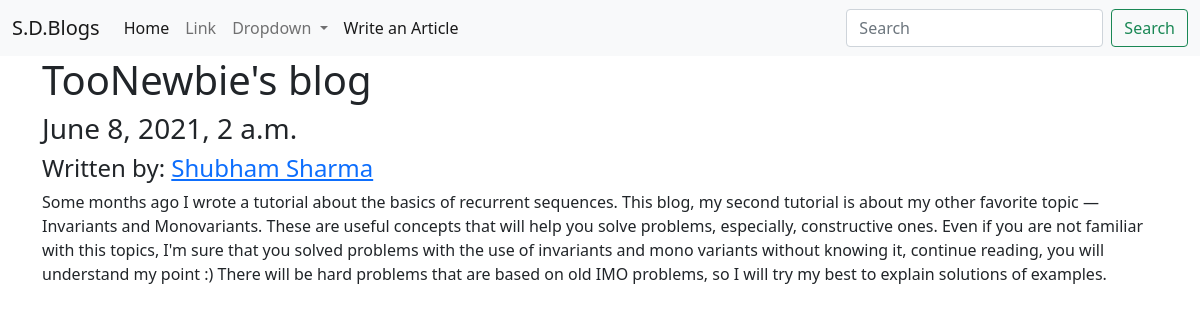
The app's page /article/2 with its own data.
### main/models.py (models this page shows, shortened)
class Article(models.Model):
    title = models.CharField(max_length=256)
    content = models.TextField()
    createdAt = models.DateTimeField(auto_now_add = True)
    authors = models.ManyToManyField('Author')

class Author(models.Model):
    name = models.CharField(max_length=256)
    def __str__(self):
        return self.name

### main/views.py (the view)
# urls.py: path('article/<int:pk>', views.article, name='get_article'),
def article(request, pk):
    article = get_object_or_404(models.Article, pk = pk)
    context = {
        "article" : article
    }
    return render(request, 'main/article.html', context)

### templates/main/article.html
{% extends 'main/base.html' %}
{% block content %}
<h1>{{ article.title }}</h1>
<h3>{{ article.createdAt }}</h3>
<h4>Written by:
    {% for author in article.authors.all %}
       <a href="{% url 'get_author' author.pk %}">{{author}}</a>
    {% endfor %}
</h4>
<p>
    {{ article.content }}
</p>
{% endblock content %}

### records on screen
Article: title "TooNewbie's blog", createdAt "June 8, 2021, 2 a.m.", content "Some months ago I wrote a tutorial about the basics of recurrent sequences. This blog, my second tutorial is about my other favorite topic — Invariants and Monovariants. These are useful concepts that will help you solve problems, especially, constructive ones. Even if you are not familiar with this topics, I'm sure that you solved problems with the use of invariants and mono variants without knowing it, continue reading, you will understand my point :) There will be hard problems that are based on old IMO problems, so I will try my best to explain solutions of examples."
Author: name "Shubham Sharma"
